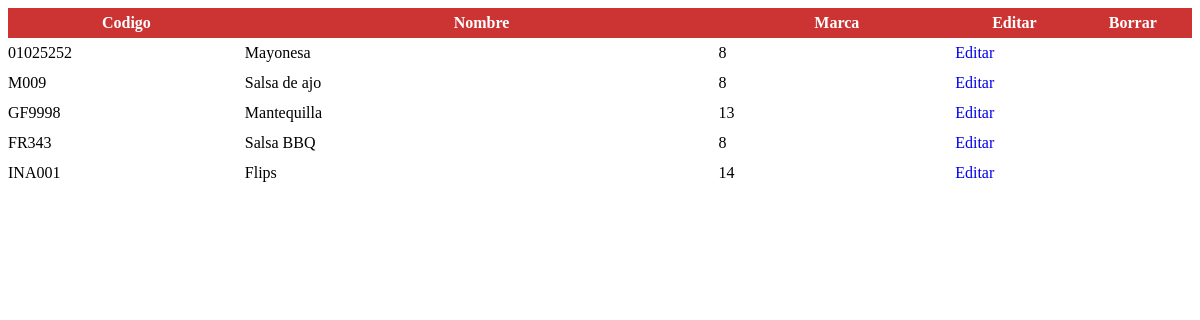
Page /vista/producto/listar_producto.php on the committed database.
### tables this page shows
CREATE TABLE `producto` (
  `cod_pro` varchar(10) NOT NULL,
  `nom_pro` varchar(50) NOT NULL,
  `fky_mar` int(11) NOT NULL,
  `fky_pre` int(11) NOT NULL,
  `pre_pro` float NOT NULL,
  `exp_pro` date NOT NULL,
  `ven_pro` date NOT NULL,
  `sto_pro` float NOT NULL,
  `est_pro` char(1) NOT NULL
);

### clase/producto/producto.class.php (called while the page is built, shortened)
<?php
require_once("../../../curso_web_octubre/clase/utilidad/utilidad.class.php");
class producto extends utilidad{
	public function listar(){
		$sql="select * from producto";
		$lis=$this->ejecutar($sql);
		return $lis;
	}
}
?>

### clase/utilidad/utilidad.class.php (called while the page is built, shortened)
<?php
class utilidad
{
    private  $con_bdt;
    public function __construct()
      {
      $this->con_bdt=@mysqli_connect("localhost","root","13081","sistfact");
      }
   protected function ejecutar($sql)
   {
         $ret=mysqli_query($this->con_bdt,$sql);
         return $ret;
      }
    public function extraer_dato($puntero)
      {
        return mysqli_fetch_assoc($puntero);
      }
}
?>

### vista/producto/listar_producto.php (the view, shortened to what this page needs)
<?php
require("../../clase/producto/producto.class.php");
$obj_pro=new producto;
 ?>
<!DOCTYPE html>
<html lang="es">
<head>
	<link rel="stylesheet" type="text/css" href="../../css/estilo.css">
</head>
	<body>
		<form action="../../controlador/producto/controlador_producto.php" method="POST" accept-charset="utf-8" id="for_pro">
				<div class="contenedor_listado_grande">
					<span class="columna20 titulo letra_blanca pocision altura30">Codigo</span>
					<span class="columna40 titulo letra_blanca pocision altura30">Nombre</span>
					<span class="columna20 titulo letra_blanca pocision altura30">Marca</span>
					<span class="columna10 titulo letra_blanca pocision altura30">Editar</span>
					<span class="columna10 titulo letra_blanca pocision altura30">Borrar</span>
				<?php
					$pro=$obj_pro->listar();
					while(($dat_pro=$obj_pro->extraer_dato($pro))>0)
					{
							echo "<span class='columna20 altura30'>$dat_pro[cod_pro]</span>";
							echo "<span class='columna40 altura30'>$dat_pro[nom_pro]</span>";
							echo "<span class='columna20 altura30'>$dat_pro[fky_mar]</span>";
							echo "<span class='columna10 altura30'>
								<a href='editar_producto.php?cod_pro=$dat_pro[cod_pro]'>Editar</a></span>";
					}
				 ?>
				</div>
		</form>
	</body>
</html>

### css/estilo.css (style rules this page uses)
* { font-family: 'Poiret One', cursive; }
.titulo, input[type="submit"], input[type="button"] { background-color: #cc3333; font-weight: bold; }
.letra_blanca, input[type="submit"], input[type="button"] { color: #ffffff; }
.altura30, input[type="submit"], input[type="button"] { height: 30px; line-height: 30px; }
.pocision { text-align: center; }
a { text-decoration: none; }
.columna40 { width: 40%; }
.columna20 { width: 20%; }
.columna10 { width: 10%; }
.contenedor_listado_grande span { display: inline-block; float: left; }

### rows in the picture
producto: cod_pro "01025252", nom_pro "Mayonesa", fky_mar "8"
producto: cod_pro "M009", nom_pro "Salsa de ajo", fky_mar "8"
producto: cod_pro "GF9998", nom_pro "Mantequilla", fky_mar "13"
producto: cod_pro "FR343", nom_pro "Salsa BBQ", fky_mar "8"
producto: cod_pro "INA001", nom_pro "Flips", fky_mar "14"
